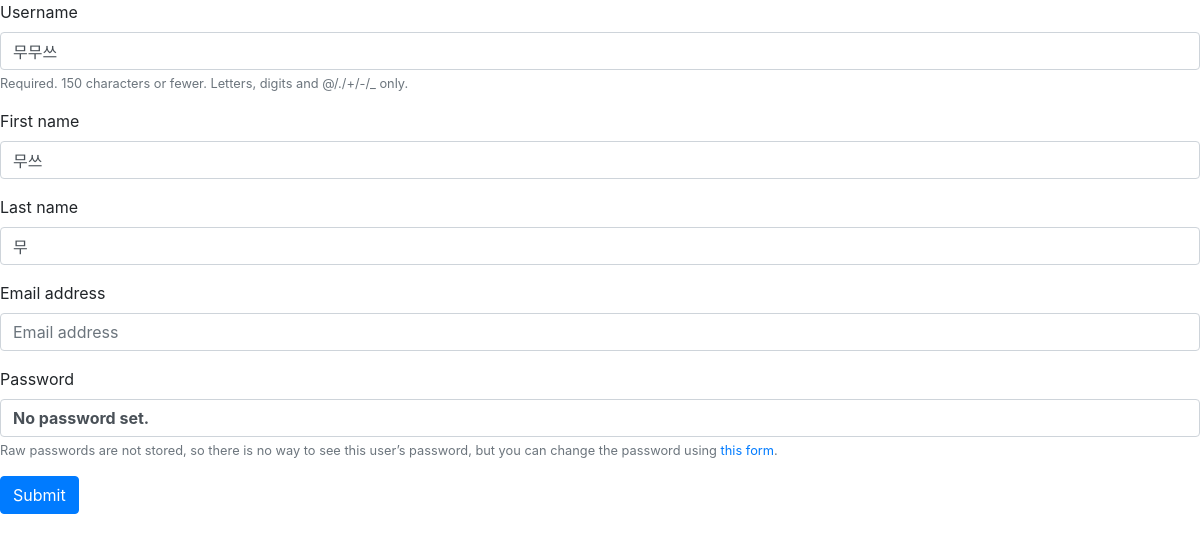
The page /accounts/update/ (signed in) on the database as committed earlier.
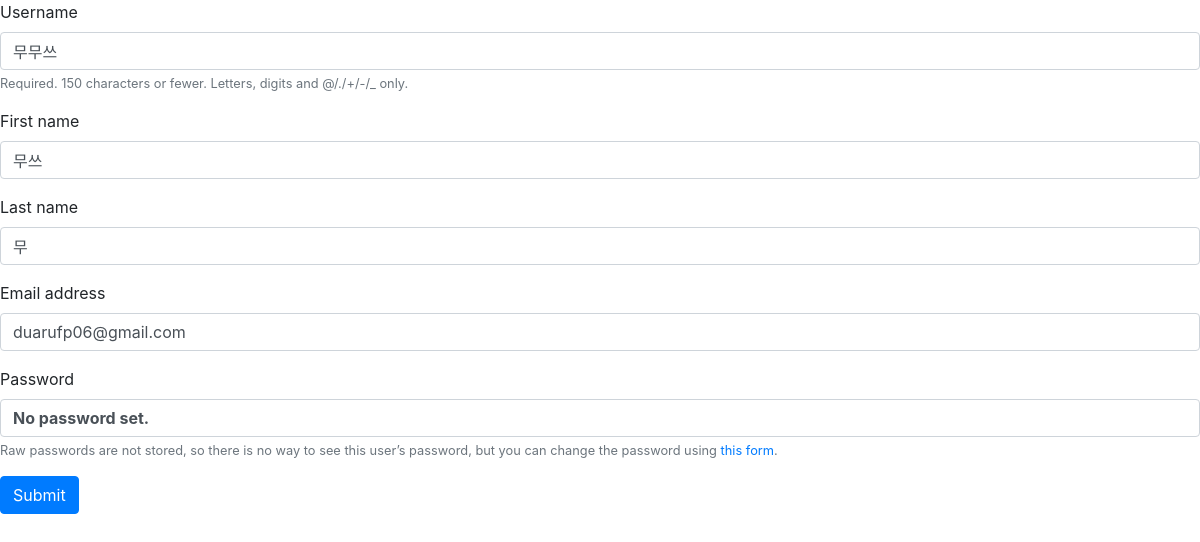
The same page on the database as committed later.
### accounts/models.py (models this page shows)
class User(AbstractUser):
    followers = models.ManyToManyField(settings.AUTH_USER_MODEL, related_name='followings', blank=True)

### accounts/views.py (the view)
# urls.py: path('update/', views.update, name='update'),
@login_required
def update(request):
    if request.method == 'POST':
        form = CustomUserChangeForm(request.POST, instance=request.user)
        if form.is_valid():
            form.save()
            return redirect('articles:index')
    else:
        form = CustomUserChangeForm(instance=request.user)
    context = {
        'form': form,
    }
    return render(request, 'accounts/form.html', context)

### accounts/forms.py
class CustomUserChangeForm(UserChangeForm):
    class Meta:
        model = get_user_model()    # User return
        fields = ('username', 'first_name', 'last_name', 'email')

### accounts/templates/accounts/form.html (shortened to what this page needs)
{% extends 'accounts/base.html' %}
{% load bootstrap4 %}
{% load socialaccount %}
{% block body %}
<form role="form" action="" method="POST">
  {% bootstrap_form form %}
  {% buttons %}
  <button type="submit" class="btn btn-primary">Submit</button>
  {% endbuttons %}
</form>
{% endblock %}

Rows that differ between the two databases and show on the page:
changed User "무무쓰": email (not shown) → "duarufp06@gmail.com"
